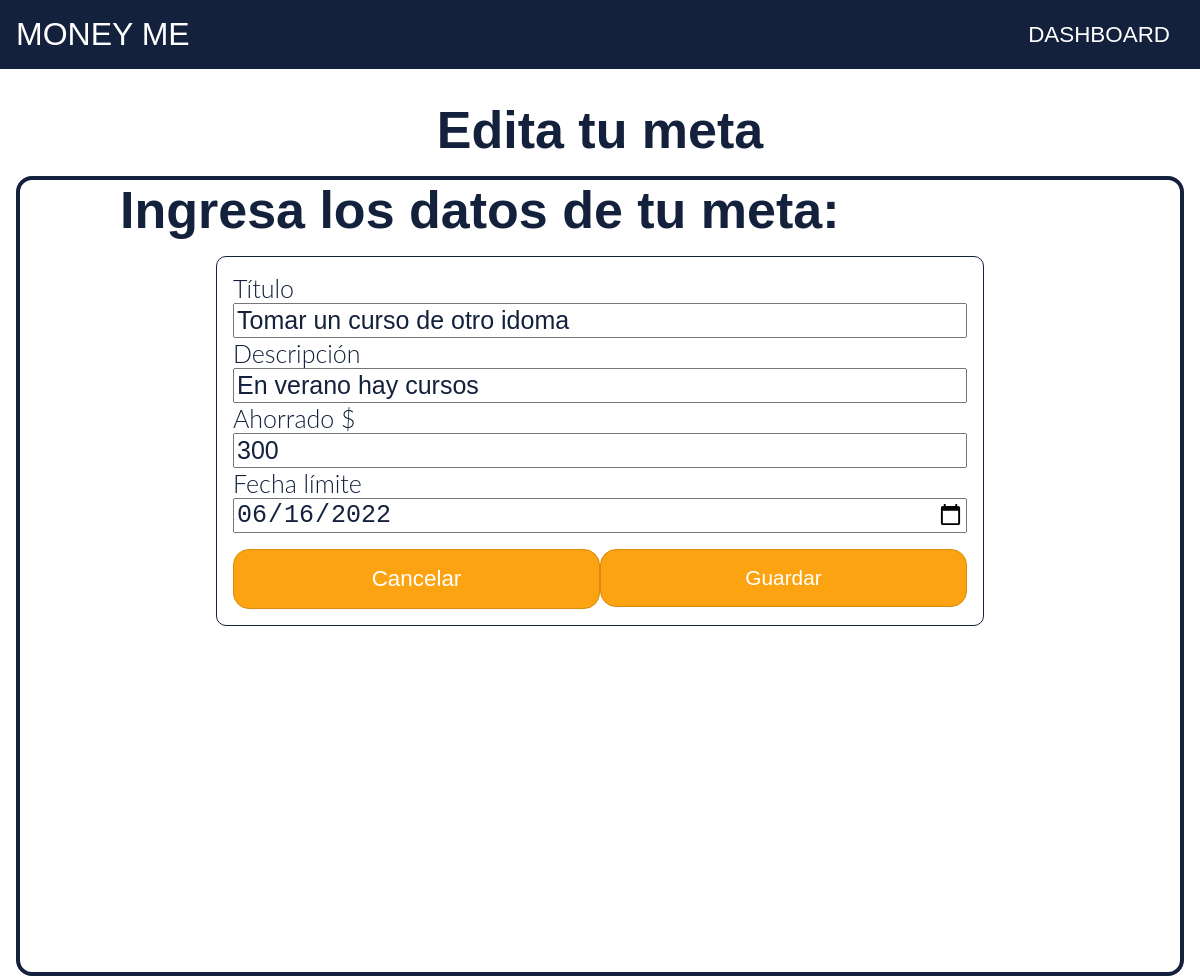
Page /edit-meta.php?id=3 on the committed database.
### tables this page shows
CREATE TABLE `metas` (
  `id` int(11) NOT NULL,
  `titulo` varchar(35) NOT NULL,
  `descripcion` tinytext NOT NULL,
  `ahorrado` int(11) NOT NULL,
  `fecha` date NOT NULL,
  `user_id` int(11) NOT NULL,
  `activo` tinyint(4) NOT NULL
);

### edit-meta.php (the view, shortened to what this page needs)
<?php
$db = new Database();
$con = $db->conectar();
$id = $_GET['id'];
$activo = 1;
$query = $con->prepare("SELECT titulo, descripcion, ahorrado, fecha FROM metas WHERE id = :id AND activo=:activo");
$query->execute(['id' => $id, 'activo' => $activo]);
$num = $query->rowCount();
if ($num > 0) {
    $row = $query->fetch(PDO::FETCH_ASSOC);
} else {
    header("Location: index.php");
}
?>
<!DOCTYPE html>
<html lang="en">
<head>
    <link rel="stylesheet" href="style.css">
</head>
<body>
    <header>
        <nav class="navbar bg-primary">
            <div class="logo">Money Me</div>
            <ul class="nav-links">
                <div class="menu">
                    <li><a href="index.php">Dashboard</a></li>
                </div>
            </ul>
            </nav>
    </header>
    <div class="dashboard-container text-justify first">
        <h2 class="text-center color-primary">Edita tu meta</h2>
        <section id="form">
            <h2>Ingresa los datos de tu meta: </h2>
            <div class="flex" data-state="column vertical-center user-list form-adapt" >
                <div class="form-box">
                    <form class="flex" data-state="column" action="config/save/meta.php" method="POST" autocomplete="off">
                        <label for="titulo">Título</label>
                        <input type="text" id="titulo" name="titulo" value="<?php echo $row['titulo']?>" autofocus required>
                        <label for="descripcion">Descripción</label>
                        <input type="text" id="descripcion" name="descripcion" value="<?php echo $row['descripcion']?>">
                        <label for="ahorrado">Ahorrado $</label>
                        <input type="number" id="ahorrado" name="ahorrado" value="<?php echo $row['ahorrado']?>">
                        <label for="fecha">Fecha límite</label>
                        <input type="date" id="fecha" name="fecha" value="<?php echo $row['fecha']?>">
                        <div class="flex" data-state="warp">
                            <button class="btn text-center"><a  href="dashboard-user.php">Cancelar</a></button>
                            <button class="btn text-center" type="submit">Guardar</button>
                        </div>
                    </form>
                </div>
            </div>
        </section>
    </div>
</body>
</html>

### style.css (style rules this page uses)
:root { --small-space: 16px; --big-space: 16px; --color-primary: #14213d; --color-primary-darker: rgb(1, 6, 18); --color-secondary: #fca311; --color-secondary-darker: #d88b0e; --color-gray: #7A7A7A; --color-gray-darker: #4e4e4e; --color-white: #FFFFFF; --color-white-darker: #e4e4e4; --color-warning: #ba181b; --color-warning-darker: #841517; --color-dark: #181818; --border-color: #e0e0e0; font-size: 16px; }
* { box-sizing: border-box; }
html, body, h1, h2, h3, h4, h5, h6, p, ol, ul, dl, dd, img { margin: 0; padding: 0; }
h1, h2, h3, h4, h5, h6, li, ul { font-family: 'LeagueGothic', sans-serif; color: var(--color-primary); }
label { font-size: 1.5rem; font-family: 'Lato Light', sans-serif; }
a { text-decoration: none; color: var(--color-white); }
li { list-style: none; }
h2 { font-size: 3.25rem; }
section { padding: 0px 100px; min-height: 100vh; }
body { min-height: 100vh; font-family: 'LeagueGothic', sans-serif; }
header { position:fixed; width: 100%; }
.navbar { position: fixed; width: 100%; top: 0; text-transform: uppercase; display: flex; align-items: center; justify-content: space-between; padding: var(--small-space); color: #fff; }
.nav-links a { color: #fff; }
.logo { font-size: 32px; }
.menu { display: flex; gap: 1em; font-size: 18px; }
.menu li { padding: 5px 14px; }
.text-center { text-align: center; }
.text-justify { text-align: justify; }
.flex { display: flex; }
.flex[data-state~="vertical-center"] { align-items: center; }
.flex[data-state~="column"] { flex-direction: column; }
.color-primary { color: var(--color-primary); }
.bg-primary { background-color: var(--color-primary); }
.form-box { border: 1px solid var(--color-primary); border-radius: 10px; padding: var(--small-space) var(--small-space); min-width: 80%; }
.form-box label, input { font-size: 25px; color: var(--color-primary); }
.btn { display: block; margin: auto; margin-top: var(--small-space); color: var(--color-white); padding: var(--small-space); bottom: 1.5rem; font-size: 1.3rem; background-color: var(--color-secondary); border: 1px solid var(--color-secondary-darker); border-radius: 1rem; }
.contact-form p, h2, label { color: var(--color-white); }
.dashboard-container section { margin: 16px 16px; border: 4px solid var(--color-primary); border-radius: 1rem; }
.dashboard-container { padding: 0px 0px; margin: 0px 0; height: 100vh; background-color: white; }
.dashboard-container h2 { color: var(--color-primary); margin-bottom: var(--small-space); }
.first { padding: 100px 0; }
.modal input, button, a { font-size: 1.4rem; }
button { background-color:var(--color-secondary); color: white; padding: 14px 20px; margin: 8px 0; border: none; cursor: pointer; width: 100%; border-radius: .5rem; }

### rows in the picture
metas: titulo "Tomar un curso de otro idoma", descripcion "En verano hay cursos", ahorrado "300", fecha "06/16/2022"
